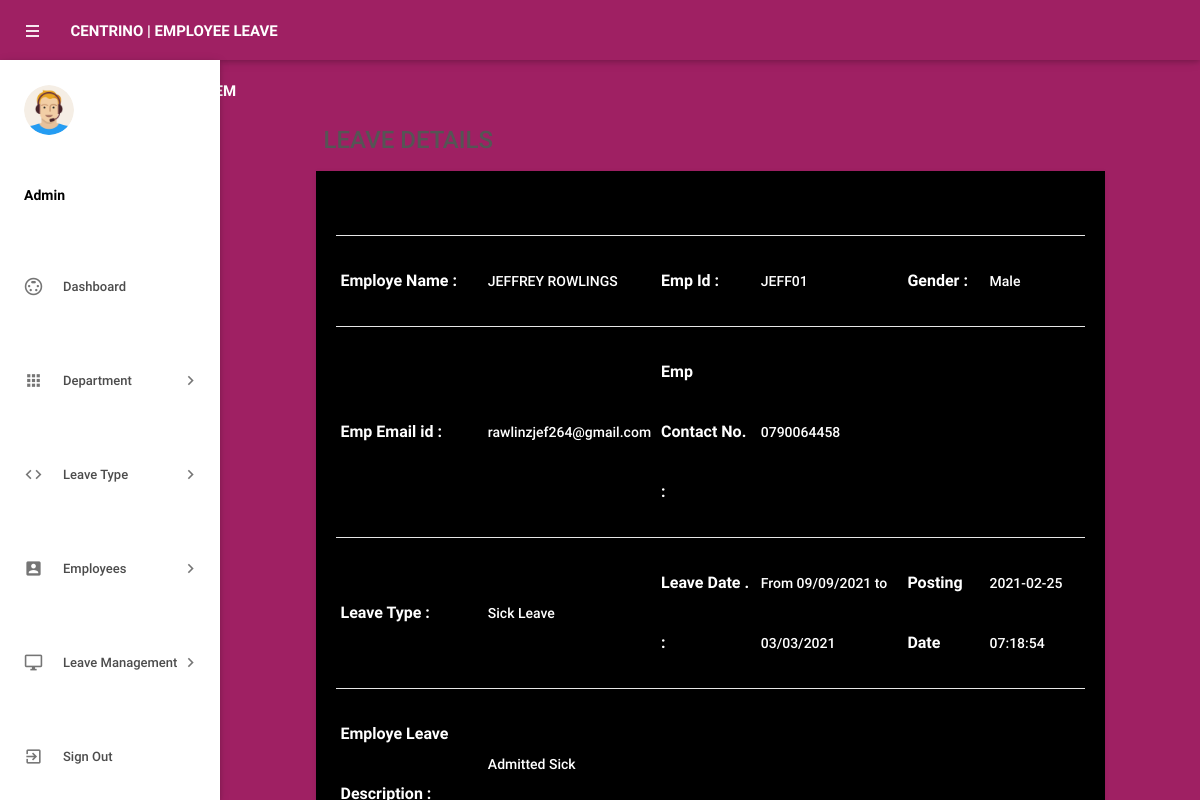
Screenshot of /admin/leave-details.php?leaveid=14 (signed in) with the database file from the repository.
### tables this page shows
CREATE TABLE `tblleaves` (
  `id` int(11) NOT NULL,
  `LeaveType` varchar(110) NOT NULL,
  `ToDate` varchar(120) NOT NULL,
  `FromDate` varchar(120) NOT NULL,
  `Description` mediumtext NOT NULL,
  `PostingDate` timestamp NOT NULL DEFAULT current_timestamp(),
  `AdminRemark` mediumtext DEFAULT NULL,
  `AdminRemarkDate` varchar(120) DEFAULT NULL,
  `Status` int(1) NOT NULL,
  `IsRead` int(1) NOT NULL,
  `empid` int(11) DEFAULT NULL
);

CREATE TABLE `tblemployees` (
  `id` int(11) NOT NULL,
  `EmpId` varchar(100) NOT NULL,
  `FirstName` varchar(150) NOT NULL,
  `LastName` varchar(150) NOT NULL,
  `EmailId` varchar(200) NOT NULL,
  `Password` varchar(180) NOT NULL,
  `Gender` varchar(100) NOT NULL,
  `Dob` varchar(100) NOT NULL,
  `Department` varchar(255) NOT NULL,
  `Address` varchar(255) NOT NULL,
  `City` varchar(200) NOT NULL,
  `Country` varchar(150) NOT NULL,
  `Phonenumber` char(11) NOT NULL,
  `Status` int(1) NOT NULL,
  `RegDate` timestamp NOT NULL DEFAULT current_timestamp()
);

### admin/leave-details.php (the view, shortened to what this page needs)
<?php
include('includes/config.php');
if(strlen($_SESSION['alogin'])==0)
    {
header('location:index.php');
}
else{
 ?>
<!DOCTYPE html>
<html lang="en">
    <head>
        <link type="text/css" rel="stylesheet" href="../assets/plugins/materialize/css/materialize.min.css"/>
        <link href="../assets/plugins/material-preloader/css/materialPreloader.min.css" rel="stylesheet">
        <link href="../assets/plugins/datatables/css/jquery.dataTables.min.css" rel="stylesheet">
                <link href="../assets/plugins/google-code-prettify/prettify.css" rel="stylesheet" type="text/css"/>
        <link href="../assets/css/alpha.min.css" rel="stylesheet" type="text/css"/>
        <link href="../assets/css/custom.css" rel="stylesheet" type="text/css"/>
    </head>
    <body>
       <?php include('includes/header.php');?>
       <?php include('includes/sidebar.php');?>
            <main class="mn-inner">
                <div class="row">
                    <div class="col s12">
                        <div class="page-title" style="font-size:24px;">Leave Details</div>
                    </div>
                    <div class="col s12 m12 l12">
                        <div class="card">
                            <div class="card-content"  style="background-color:black">
                                <span class="card-title">Leave Details</span>
                                <table id="example" class="display responsive-table ">
                                    <tbody>
<?php
$lid=intval($_GET['leaveid']);
$sql = "SELECT tblleaves.id as lid,tblemployees.FirstName,tblemployees.LastName,tblemployees.EmpId,tblemployees.id,tblemployees.Gender,tblemployees.Phonenumber,tblemployees.EmailId,tblleaves.LeaveType,tblleaves.ToDate,tblleaves.FromDate,tblleaves.Description,tblleaves.PostingDate,tblleaves.Status,tblleaves.AdminRemark,tblleaves.AdminRemarkDate from tblleaves join tblemployees on tblleaves.empid=tblemployees.id where tblleaves.id=:lid";
$query = $dbh -> prepare($sql);
$query->bindParam(':lid',$lid,PDO::PARAM_STR);
$query->execute();
$results=$query->fetchAll(PDO::FETCH_OBJ);
$cnt=1;
if($query->rowCount() > 0)
{
foreach($results as $result)
{
      ?>
                                        <tr>
                                            <td style="font-size:16px;"> <b>Employe Name :</b></td>
                                              <td><a href="editemployee.php?empid=<?php echo htmlentities($result->id);?>" target="_blank">
                                                <?php echo htmlentities($result->FirstName." ".$result->LastName);?></a></td>
                                              <td style="font-size:16px;"><b>Emp Id :</b></td>
                                              <td><?php echo htmlentities($result->EmpId);?></td>
                                              <td style="font-size:16px;"><b>Gender :</b></td>
                                              <td><?php echo htmlentities($result->Gender);?></td>
                                          </tr>
                                          <tr>
                                             <td style="font-size:16px;"><b>Emp Email id :</b></td>
                                            <td><?php echo htmlentities($result->EmailId);?></td>
                                             <td style="font-size:16px;"><b>Emp Contact No. :</b></td>
                                            <td><?php echo htmlentities($result->Phonenumber);?></td>
                                            <td>&nbsp;</td>
                                             <td>&nbsp;</td>
                                        </tr>
  <tr>
                                             <td style="font-size:16px;"><b>Leave Type :</b></td>
                                            <td><?php echo htmlentities($result->LeaveType);?></td>
                                             <td style="font-size:16px;"><b>Leave Date . :</b></td>
                                            <td>From <?php echo htmlentities($result->FromDate);?> to <?php echo htmlentities($result->ToDate);?></td>
                                            <td style="font-size:16px;"><b>Posting Date</b></td>
                                           <td><?php echo htmlentities($result->PostingDate);?></td>
                                        </tr>
<tr>
                                             <td style="font-size:16px;"><b>Employe Leave Description : </b></td>
                                            <td colspan="5"><?php echo htmlentities($result->Description);?></td>
                                        </tr>
                                         <?php $cnt++;} }?>
                                    </tbody>
                                </table>
                            </div>
                        </div>
                    </div>
                </div>
            </main>
        </div>
        <div class="left-sidebar-hover"></div>
    </body>
</html>
<?php } ?>

### rows the page displays
tblleaves: tblemployees.FirstName+LastName "JEFFREY ROWLINGS", tblemployees.EmpId "JEFF01", tblemployees.Gender "Male", tblemployees.EmailId "rawlinzjef264@gmail.com", tblemployees.Phonenumber "0790064458", LeaveType "Sick Leave", FromDate "09/09/2021", ToDate "03/03/2021", PostingDate "2021-02-25 07:18:54", Description "Admitted Sick"
